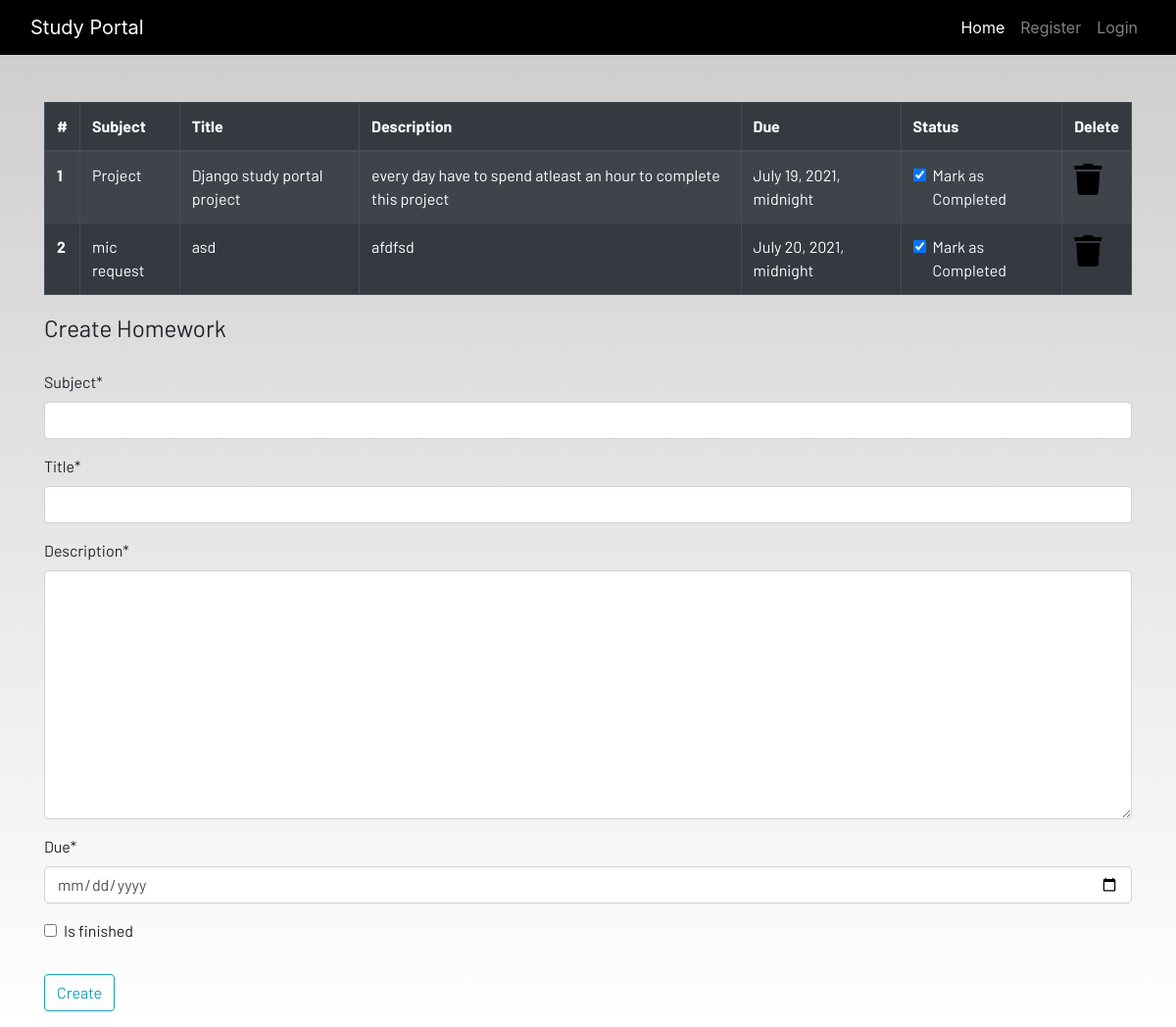
Screenshot of /homework/ (signed in) with the database file from the repository.
### dashboard/models.py (models this page shows, shortened)
class Homework(models.Model):
    user=models.ForeignKey(User,on_delete=models.CASCADE)
    subject=models.CharField(max_length=200)
    title=models.CharField(max_length=200)
    description=models.TextField()
    due=models.DateTimeField()
    is_finished=models.BooleanField(default=False)

### dashboard/views.py (the view)
# urls.py: path('homework/',views.homework,name="homework"),
@login_required
def homework(request):
    if request.method =="POST":
        form=HomeworkForm(request.POST)
        if form.is_valid():
            try:
                finished=request.POST['is_finished']
                if finished =='on':
                    finished=True
                else:
                    finished=False
            except:
                finished=False
            homework=Homework(user=request.user,
            subject=request.POST['subject'],
            title=request.POST['title'],
            description=request.POST['description'],
            due=request.POST['due'],
            is_finished=finished
            )
            homework.save()
        messages.success(request,f"Homework Added from {request.user.username} Successfully!")
    else:
        form=HomeworkForm()
    homework=Homework.objects.filter(user=request.user)
    homework_done=False
    if(len(homework)==0):
        homework_done=True
    context={'homeworks':homework,'homework_done':homework_done,'form':form}
    return render(request,'dashboard/homework.html',context)

### dashboard/forms.py
class HomeworkForm(forms.ModelForm):
    class Meta:
        model=Homework
        widgets={'due':DateInput()}
        fields=['subject','title','description','due','is_finished']

### dashboard/templates/dashboard/homework.html (shortened to what this page needs)
{% extends 'dashboard/base.html' %}
{% load static %}
{% load crispy_forms_tags %}
{% block content %}
<div class="container">
  {%if not homework_done %}
    <table class="table table-striped table-bordered table-hover table-dark">
        <thead>
            <tr>
                <th scope="col">#</th>
                <th scope="col">Subject</th>
                <th scope="col">Title</th>
                <th scope="col">Description</th>
                <th scope="col">Due</th>
                <th scope="col">Status</th>
                <th scope="col">Delete</th>
            </tr>
        </thead>
        <tbody>
          {% for homework in homeworks %}
            <tr>
                <th scope="row">{{forloop.counter}}</th>
                <td>{{homework.subject}}</td>
                <td>{{homework.title}}</td>
                <td>{{homework.description}}</td>
                <td>{{homework.due}}</td>
                <td>
                    <a href="{% url 'update-homework' homework.id %}">
                        <div class="form-check">
                            {% if homework.is_finished == True %}
                            <input class="form-check-input" type="checkbox" value="" checked >
                            {% else %}
                            <input class="form-check-input" type="checkbox" value=""  >
                            {% endif %}
                            <label class="form-check-label text-light" for="flexCheckDefault">
                                Mark as Completed
                            </label>
                        </div>
                    </a>
                </td>
                <td><a href="{% url 'delete-homework' homework.id %}"><i class="fa fa-trash fa-2x"></i></a></td>
            </tr>
          {% endfor %}
        </tbody>
    </table>
  {% else %}
    <h4>All homeworks are completed!! Create to have more!!</h4>
  {% endif %}
</div>
<div class=" container">
    <form method="POST">
        <fieldset class="form-group">
          <legend class="border-bottom mb-4">Create Homework</legend>
          {{form|crispy}}
        </fieldset>
        <div class="form-group">
            <button href="" class="btn btn-outline-info" type="submit">
                Create
            </button>
        </div>
    </form>
</div>
{% endblock content %}

### dashboard/templates/dashboard/base.html (shortened to what this page needs)
<!DOCTYPE html>
{% load static %}
<html lang="en">
<head>
  <link rel="stylesheet" href="https://stackpath.bootstrapcdn.com/bootstrap/4.3.1/css/bootstrap.min.css"
 />
  <link rel="stylesheet" href="https://use.fontawesome.com/releases/v5.7.2/css/all.css"
 />
  <link rel="stylesheet" href="{% static 'css/main.css' %}" />
</head>
<body>
  <header>
    <nav class="navbar navbar-expand-lg navbar-dark bg-dark">
      <div class="container-fluid">
        <a class="navbar-brand" href="{% url 'home' %}">Study Portal</a>
        <div class="collapse navbar-collapse justify-content-end" id="navbarSupportedContent">
          <ul class="navbar-nav mb-2 mb-lg-0">
            <li class="nav-item">
              <a class="nav-link active" aria-current="page" href="{% url 'home' %}">Home</a>
            </li>
            {% if user.authenticate %}
            <li class="nav-item">
              <a class="nav-link" href="{% url 'profile' %}">Profile</a>
            </li>
            <li class="nav-item dropdown">
              <a class="nav-link dropdown-toggle" href="#" id="navbarDropdown" role="button" data-toggle="dropdown"
                aria-haspopup="true" aria-expanded="false">
                Options
              </a>
              <div class="dropdown-menu" aria-labelledby="navbarDropdown">
                <a class="dropdown-item" href="{% url 'books' %}">Books</a>
                <a class="dropdown-item" href="{% url 'wiki' %}">Wikipedia</a>
                <div class="dropdown-divider"></div>
                <a class="dropdown-item" href="{% url 'dictionary' %}">Dictionary</a>
                <a class="dropdown-item" href="{% url 'youtube' %}">Youtube</a>
                <div class="dropdown-divider"></div>
                <a class="dropdown-item" href="{% url 'todo' %}">To-do</a>
                <a class="dropdown-item" href="{% url 'homework' %}">Homework</a>
                <div class="dropdown-divider"></div>
                <a class="dropdown-item" href="{% url 'notes' %}">Notes</a>
                <div class="dropdown-divider"></div>
              </div>
            </li>
            <li class="nav-item">
              <a class="nav-link" href="{% url 'logout' %}">Logout</a>
            </li>
            {% else %}
            <li class="nav-item">
              <a class="nav-link" href="{% url 'register' %}">Register</a>
            </li>
            <li class="nav-item">
              <a class="nav-link" href="{% url 'login' %}">Login</a>
            </li>
            {% endif %}
          </ul>
        </div>
      </div>
    </nav>
  </header>
  <br /><br />
  <main>
    {% block content %}
    {% endblock content %}
  </main>
</body>
</html>

### static/css/main.css (style rules this page uses)
html { scroll-behavior: smooth; height: 100%; width: 100%; }
main { font-family: Barlow, Quicksand, Rubik, sans-serif, serif, 'Times New Roman', Times, serif !important; }
.navbar { background-color: rgb(0, 0, 0) !important; }
a { text-decoration: none !important; color: black; }
html, body { max-width: 100%; overflow-x: hidden; height: 100%; width: 100%; }
body { background: linear-gradient(rgba(0, 0, 0, 0.2), rgba(255, 255, 255, 0.5)); overflow-x: hidden; background-repeat: no-repeat; }
.fa { color: black; }

### rows the page displays
Homework: subject "Project", title "Django study portal project", description "every day have to spend atleast an hour to complete this project", due "July 19, 2021, midnight"
Homework: subject "mic request", title "asd", description "afdfsd", due "July 20, 2021, midnight"
